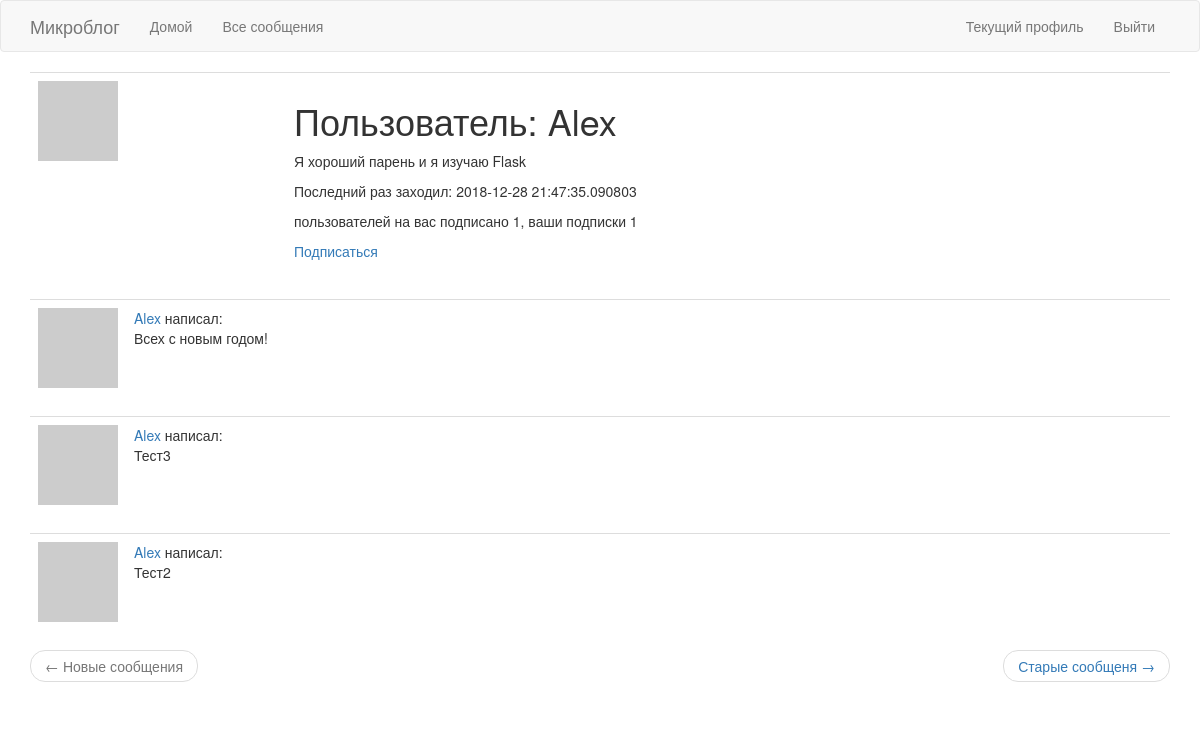
Screenshot of /user/Alex (signed in) with the database file from the repository.
### app/models.py (models this page shows, shortened)
class User(UserMixin, db.Model):
	id = db.Column(db.Integer, primary_key=True)
	username = db.Column(db.String(64), index=True, unique=True)
	email = db.Column(db.String(120), index=True, unique=True)
	password_hash = db.Column(db.String(128))
	posts = db.relationship('Post', backref='author', lazy='dynamic')
	about_me = db.Column(db.String(140))
	last_seen = db.Column(db.DateTime, default=datetime.utcnow)
	def avatar(self, size):
		digest = md5(self.email.lower().encode('utf-8')).hexdigest()
		return 'https://www.gravatar.com/avatar/{}?d=identicon&s={}'.format(digest, size)
	followed = db.relationship(
		'User', secondary=followers,
		primaryjoin=(followers.c.follower_id == id),
		secondaryjoin=(followers.c.followed_id == id),
		backref=db.backref('followers', lazy='dynamic'),
		lazy='dynamic'
	)
	def is_following(self, user):
		return self.followed.filter(followers.c.followed_id == user.id).count() > 0

class Post(db.Model):
	id = db.Column(db.Integer, primary_key=True)
	body = db.Column(db.String(140))
	timestamp = db.Column(db.DateTime, index=True, default=datetime.utcnow)
	user_id = db.Column(db.Integer, db.ForeignKey('user.id'))

### app/routes.py (the view)
@app.route('/user/<username>')
@login_required
def user(username):
	user = User.query.filter_by(username=username).first_or_404()
	page = request.args.get('page', 1, type=int)
	posts = user.posts.order_by(Post.timestamp.desc()).paginate(page, app.config['POST_PER_PAGE'], False)
	next_url = url_for('user', username=user.username, page=posts.next_num) \
		if posts.has_next else None
	prev_url = url_for('user', username=user.username, page=posts.prev_num) \
		if posts.has_prev else None
	return render_template('user.html', title='Учетная запись', user=user, posts=posts.items, next_url=next_url, prev_url=prev_url)

### app/models.py (called while the page is built)
@login.user_loader
def load_user(id):
	return User.query.get(int(id))

### app/routes.py (called while the page is built)
@app.before_request
def before_request():
	if current_user.is_authenticated:
		current_user.last_seen = datetime.utcnow()
		db.session.commit()

### app/templates/user.html
{% extends "base.html" %}
{% block app_content %}
	<table class="table table-hover">
		<tr>
			<td width="256px"><img src="{{ user.avatar(256) }}"></td>
			<td>
				<h1>Пользователь: {{ user.username }}</h1>
				{% if user.about_me %}<p>{{ user.about_me }}</p>{% endif %}
				{% if user.last_seen %}<p>Последний раз заходил: {{ user.last_seen }}</p>{% endif %}
				<p> пользователей на вас подписано {{ user.followers.count() }}, ваши подписки {{ user.followed.count() }} </p>
				{% if user == current_user %}
				<p><a href="{{ url_for('edit_profile') }}">Редактировать учетную запись</a></p>
				{% elif not current_user.is_following(user) %}
				<p><a href="{{ url_for('follow', username=user.username) }}">Подписаться</a></p>
				{% else %}
				<p><a href="{{ url_for('unfollow', username=user.username) }}">Отписаться</a></p>
				{% endif %}
			</td>
		</tr>
	</table>
	{% for post in posts %}
		{% include '_post.html' %}
	{% endfor %}
	<nav aria-label="...">
        <ul class="pager">
            <li class="previous{% if not prev_url %} disabled{% endif %}">
                <a href="{{ prev_url or '#' }}">
                    <span aria-hidden="true">&larr;</span> Новые сообщения
                </a>
            </li>
            <li class="next{% if not next_url %} disabled{% endif %}">
                <a href="{{ next_url or '#' }}">
                    Старые сообщеня <span aria-hidden="true">&rarr;</span>
                </a>
            </li>
        </ul>
{% endblock %}

### app/templates/_post.html
<table class="table table-hover">
	<tr>
		<td width="70px">
			<a href="{{ url_for('user', username=post.author.username) }}">
				<img src="{{ post.author.avatar(70) }}">
			</a>
		</td>
		<td>
			<a href="{{ url_for('user', username=post.author.username) }}">
				{{ post.author.username }}
			</a>
			написал:
			<br>
			{{ post.body }}
		</td>
	</tr>
</table>

### rows the page displays
User: username "Alex", about_me "Я хороший парень и я изучаю Flask", last_seen "2018-12-28 21:47:35.090803"
Post: author.username "Alex", body "Всех с новым годом!"
Post: author.username "Alex", body "Тест3"
Post: author.username "Alex", body "Тест2"

### other values shown
{{ user.followers.count() }} "1"
{{ user.followed.count() }} "1"
